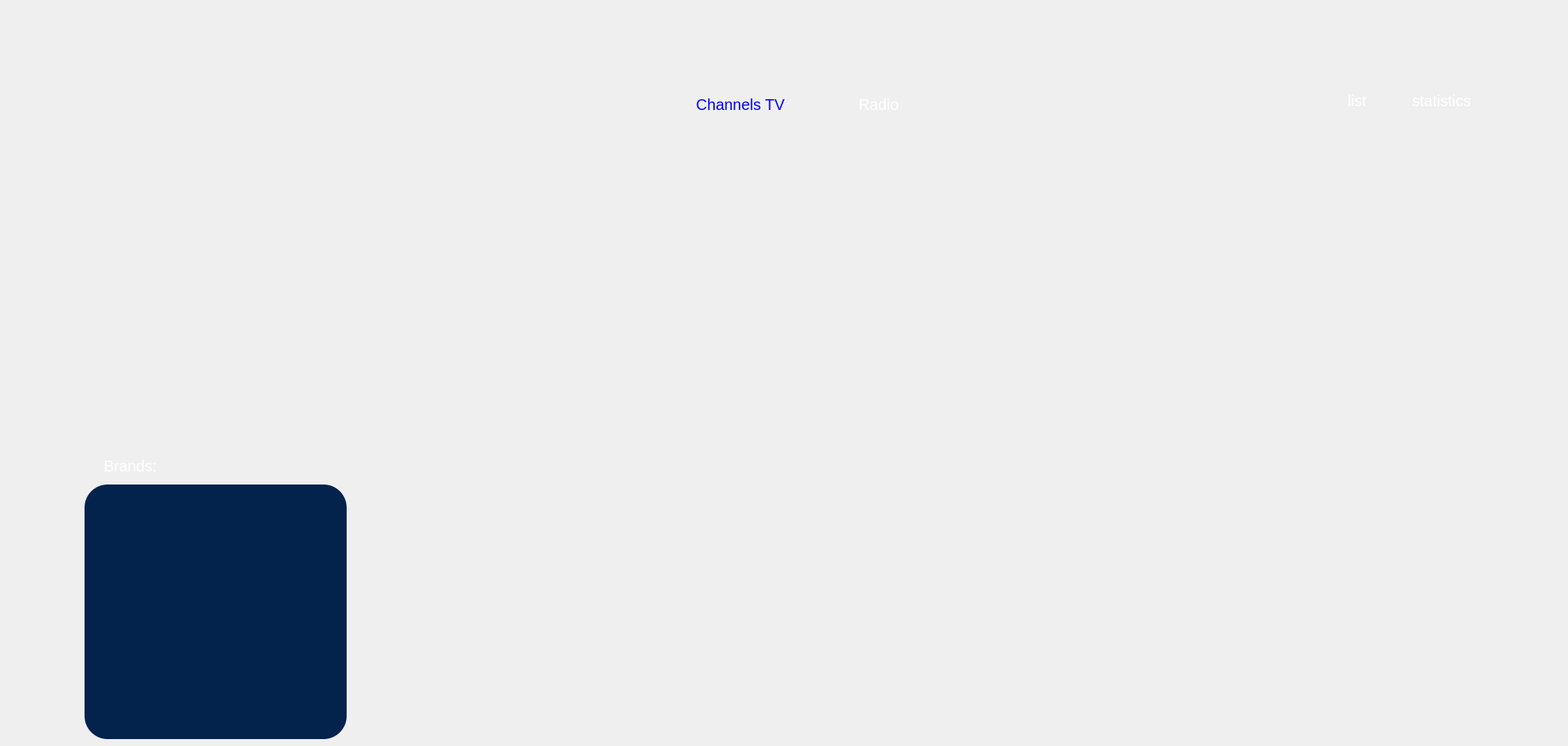
   <widget class="QWidget" name="Channel">
    <widget class="QLabel" name="label_16M">
     <property name="geometry">
      <rect>
       <x>110</x>
       <y>580</y>
       <width>171</width>
       <height>51</height>
      </rect>
     </property>
     <property name="styleSheet">
      <string notr="true">    color: white;
    font-family: Ms Shell Dlg;
    font-size: 20px; 
 
    /*text-transform: uppercase; /* Transformation du texte en majuscules */
	padding-left: 20px;
background:transparent;
border:transparent;
</string>
     </property>
     <property name="text">
      <string>Brands:</string>
     </property>
    </widget>
    <widget class="QPushButton" name="tvM">
     <property name="geometry">
      <rect>
       <x>830</x>
       <y>110</y>
       <width>241</width>
       <height>51</height>
      </rect>
     </property>
     <property name="styleSheet">
      <string notr="true">    color: blue;
    font-family: Ms Shell Dlg;
    font-size: 20px; 
 
    /*text-transform: uppercase; /* Transformation du texte en majuscules */
	padding-left: 20px;
background:transparent;
border:transparent;
</string>
     </property>
     <property name="text">
      <string> Channels TV</string>
     </property>
    </widget>
    <widget class="QPushButton" name="listM">
     <property name="geometry">
      <rect>
       <x>1680</x>
       <y>90</y>
       <width>151</width>
       <height>81</height>
      </rect>
     </property>
     <property name="styleSheet">
      <string notr="true">    #listM{color: white;
    font-family: Ms Shell Dlg;
    font-size: 20px; 
 
    /*text-transform: uppercase; /* Transformation du texte en majuscules */
	padding-left: 20px;
background:transparent;
border:transparent;}
#listM:hover {
   text-decoration: underline;
}

</string>
     </property>
     <property name="text">
      <string>list</string>
     </property>
     <property name="icon">
      <iconset theme="a">
       <normaloff>../../ProjetCpp-Amira/2a22-smart-tv-dream-team/test/test</normaloff>../../ProjetCpp-Amira/2a22-smart-tv-dream-team/test/test</iconset>
     </property>
    </widget>
    <widget class="QLabel" name="label1">
     <property name="geometry">
      <rect>
       <x>100</x>
       <y>200</y>
       <width>1931</width>
       <height>371</height>
      </rect>
     </property>
     <property name="styleSheet">
      <string notr="true"/>
     </property>
     <property name="text">
      <string/>
     </property>
     <property name="pixmap">
      <pixmap>vewatch.png</pixmap>
     </property>
     <property name="scaledContents">
      <bool>false</bool>
     </property>
     <property name="wordWrap">
      <bool>false</bool>
     </property>
    </widget>
    <widget class="QPushButton" name="button2">
     <property name="geometry">
      <rect>
       <x>580</x>
       <y>620</y>
       <width>341</width>
       <height>281</height>
      </rect>
     </property>
     <property name="styleSheet">
      <string notr="true">	border-image:url(vactions.png);
	border: transparent;
    border-radius: 16px;
background-color:transparent</string>
     </property>
     <property name="text">
      <string/>
     </property>
    </widget>
    <widget class="QPushButton" name="radioM">
     <property name="geometry">
      <rect>
       <x>1040</x>
       <y>110</y>
       <width>181</width>
       <height>51</height>
      </rect>
     </property>
     <property name="styleSheet">
      <string notr="true">    #radioM{color: white;
    font-family: Ms Shell Dlg;
    font-size: 20px; 
 
    /*text-transform: uppercase; /* Transformation du texte en majuscules */
	padding-left: 20px;
background:transparent;
border:transparent;}
#radioM:hover {
   text-decoration: underline;
}

</string>
     </property>
     <property name="text">
      <string> Radio</string>
     </property>
    </widget>
    <widget class="QPushButton" name="statisticsM">
     <property name="geometry">
      <rect>
       <x>1790</x>
       <y>90</y>
       <width>151</width>
       <height>81</height>
      </rect>
     </property>
     <property name="styleSheet">
      <string notr="true">    #statisticsM{color: white;
    font-family: Ms Shell Dlg;
    font-size: 20px; 
 
    /*text-transform: uppercase; /* Transformation du texte en majuscules */
	padding-left: 20px;
background:transparent;
border:transparent;}
#statisticsM:hover {
   text-decoration: underline;
}

</string>
     </property>
     <property name="text">
      <string>statistics</string>
     </property>
     <property name="icon">
      <iconset theme="a">
       <normaloff>../../ProjetCpp-Amira/2a22-smart-tv-dream-team/test/test</normaloff>../../ProjetCpp-Amira/2a22-smart-tv-dream-team/test/test</iconset>
     </property>
    </widget>
    <widget class="QLabel" name="buttonM1">
     <property name="geometry">
      <rect>
       <x>110</x>
       <y>630</y>
       <width>341</width>
       <height>331</height>
      </rect>
     </property>
     <property name="styleSheet">
      <string notr="true">background-color: #03224c;
border-radius:30px;

</string>
     </property>
     <property name="text">
      <string/>
     </property>
     <property name="alignment">
      <set>Qt::AlignCenter</set>
     </property>
    </widget>
    <widget class="QLabel" name="buttonM2">
     <property name="geometry">
      <rect>
       <x>560</x>
       <y>630</y>
       <width>341</width>
       <height>331</height>
      </rect>
     </property>
     <property name="styleSheet">
      <string notr="true">
border-radius:30px;

</string>
     </property>
     <property name="text">
      <string/>
     </property>
     <property name="alignment">
      <set>Qt::AlignCenter</set>
     </property>
    </widget>
    <widget class="QLabel" name="buttonM3">
     <property name="geometry">
      <rect>
       <x>990</x>
       <y>630</y>
       <width>341</width>
       <height>331</height>
      </rect>
     </property>
     <property name="styleSheet">
      <string notr="true">
border-radius:30px;

</string>
     </property>
     <property name="text">
      <string/>
     </property>
     <property name="alignment">
      <set>Qt::AlignCenter</set>
     </property>
    </widget>
    <widget class="QLabel" name="buttonM4">
     <property name="geometry">
      <rect>
       <x>1430</x>
       <y>630</y>
       <width>341</width>
       <height>331</height>
      </rect>
     </property>
     <property name="styleSheet">
      <string notr="true">
border-radius:30px;

</string>
     </property>
     <property name="text">
      <string/>
     </property>
     <property name="alignment">
      <set>Qt::AlignCenter</set>
     </property>
    </widget>
    <zorder>label_16M</zorder>
    <zorder>tvM</zorder>
    <zorder>listM</zorder>
    <zorder>label1</zorder>
    <zorder>radioM</zorder>
    <zorder>statisticsM</zorder>
    <zorder>button2</zorder>
    <zorder>buttonM1</zorder>
    <zorder>buttonM2</zorder>
    <zorder>buttonM3</zorder>
    <zorder>buttonM4</zorder>
   </widget>
